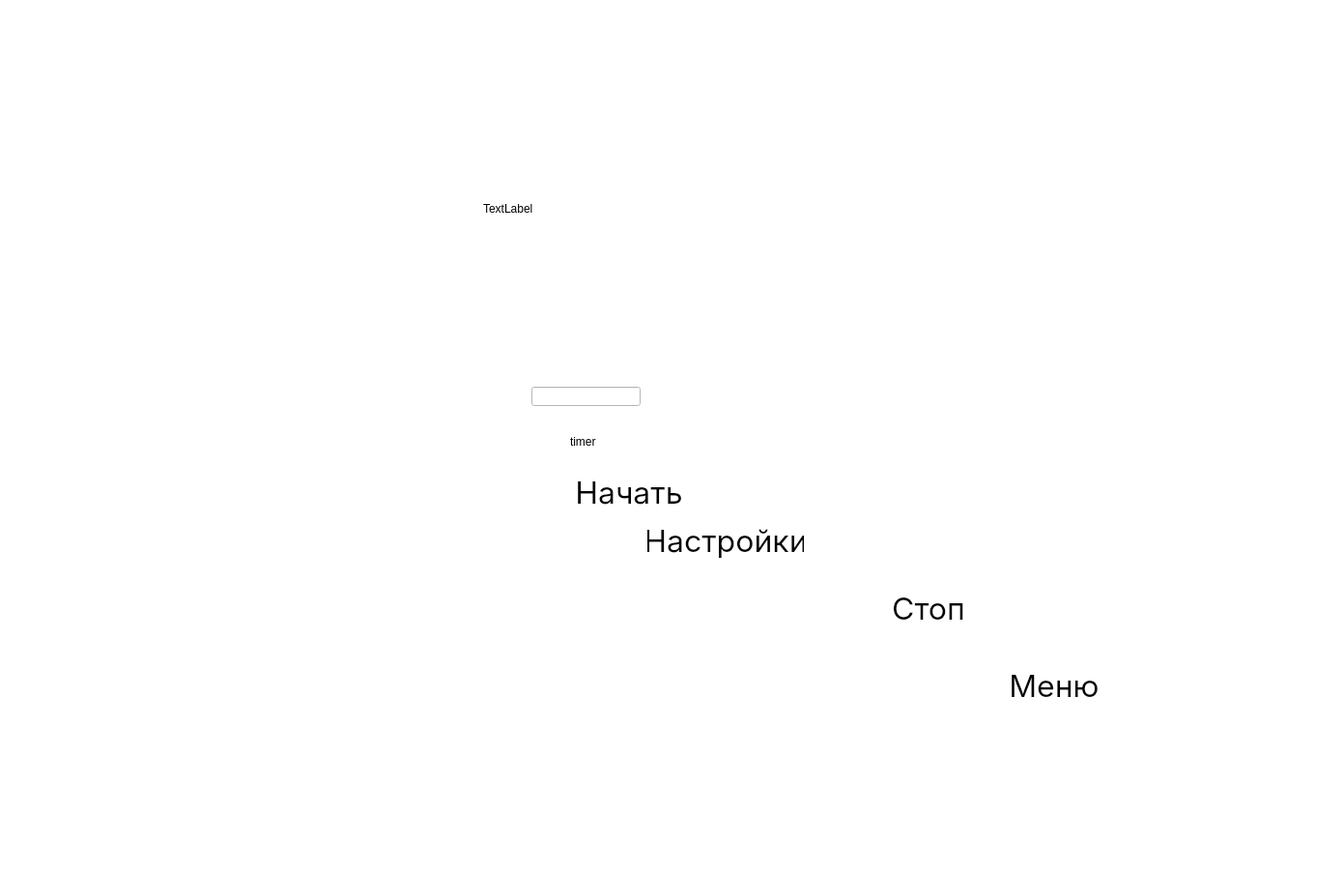
<?xml version="1.0" encoding="UTF-8"?>
<ui version="4.0">
 <class>MainWindow</class>
 <widget class="QMainWindow" name="MainWindow">
  <property name="geometry">
   <rect>
    <x>0</x>
    <y>0</y>
    <width>1391</width>
    <height>902</height>
   </rect>
  </property>
  <property name="windowTitle">
   <string>MainWindow</string>
  </property>
  <property name="styleSheet">
   <string notr="true">background: #FFFFFF</string>
  </property>
  <widget class="QWidget" name="centralwidget">
   <widget class="QPushButton" name="startButton">
    <property name="geometry">
     <rect>
      <x>570</x>
      <y>490</y>
      <width>162</width>
      <height>39</height>
     </rect>
    </property>
    <property name="sizePolicy">
     <sizepolicy hsizetype="Preferred" vsizetype="Preferred">
      <horstretch>26</horstretch>
      <verstretch>105</verstretch>
     </sizepolicy>
    </property>
    <property name="styleSheet">
     <string notr="true">ackground: #D9D9D9; border-radius: 25px;font-family: Inter;font-style: normal;font-weight: 400;font-size: 32px;line-height: 39px;display: flex;align-items: center;text-align: center;color: #000000;</string>
    </property>
    <property name="text">
     <string>Начать</string>
    </property>
   </widget>
   <widget class="QLabel" name="nainText">
    <property name="geometry">
     <rect>
      <x>500</x>
      <y>200</y>
      <width>81</width>
      <height>31</height>
     </rect>
    </property>
    <property name="text">
     <string>TextLabel</string>
    </property>
   </widget>
   <widget class="QLineEdit" name="mainLine">
    <property name="geometry">
     <rect>
      <x>550</x>
      <y>400</y>
      <width>113</width>
      <height>20</height>
     </rect>
    </property>
   </widget>
   <widget class="QLabel" name="timerView">
    <property name="geometry">
     <rect>
      <x>590</x>
      <y>450</y>
      <width>47</width>
      <height>13</height>
     </rect>
    </property>
    <property name="text">
     <string>timer</string>
    </property>
   </widget>
   <widget class="QPushButton" name="settingsButton">
    <property name="geometry">
     <rect>
      <x>670</x>
      <y>540</y>
      <width>162</width>
      <height>39</height>
     </rect>
    </property>
    <property name="sizePolicy">
     <sizepolicy hsizetype="Preferred" vsizetype="Preferred">
      <horstretch>26</horstretch>
      <verstretch>105</verstretch>
     </sizepolicy>
    </property>
    <property name="styleSheet">
     <string notr="true">ackground: #D9D9D9; border-radius: 25px;font-family: Inter;font-style: normal;font-weight: 400;font-size: 32px;line-height: 39px;display: flex;align-items: center;text-align: center;color: #000000;</string>
    </property>
    <property name="text">
     <string>Настройки</string>
    </property>
   </widget>
   <widget class="QPushButton" name="stopButton">
    <property name="geometry">
     <rect>
      <x>880</x>
      <y>610</y>
      <width>162</width>
      <height>39</height>
     </rect>
    </property>
    <property name="sizePolicy">
     <sizepolicy hsizetype="Preferred" vsizetype="Preferred">
      <horstretch>26</horstretch>
      <verstretch>105</verstretch>
     </sizepolicy>
    </property>
    <property name="styleSheet">
     <string notr="true">ackground: #D9D9D9; border-radius: 25px;font-family: Inter;font-style: normal;font-weight: 400;font-size: 32px;line-height: 39px;display: flex;align-items: center;text-align: center;color: #000000;</string>
    </property>
    <property name="text">
     <string>Стоп</string>
    </property>
   </widget>
   <widget class="QPushButton" name="menuButton">
    <property name="geometry">
     <rect>
      <x>1010</x>
      <y>690</y>
      <width>162</width>
      <height>39</height>
     </rect>
    </property>
    <property name="sizePolicy">
     <sizepolicy hsizetype="Preferred" vsizetype="Preferred">
      <horstretch>26</horstretch>
      <verstretch>105</verstretch>
     </sizepolicy>
    </property>
    <property name="styleSheet">
     <string notr="true">ackground: #D9D9D9; border-radius: 25px;font-family: Inter;font-style: normal;font-weight: 400;font-size: 32px;line-height: 39px;display: flex;align-items: center;text-align: center;color: #000000;</string>
    </property>
    <property name="text">
     <string>Меню</string>
    </property>
   </widget>
  </widget>
 </widget>
 <resources/>
 <connections/>
</ui>
